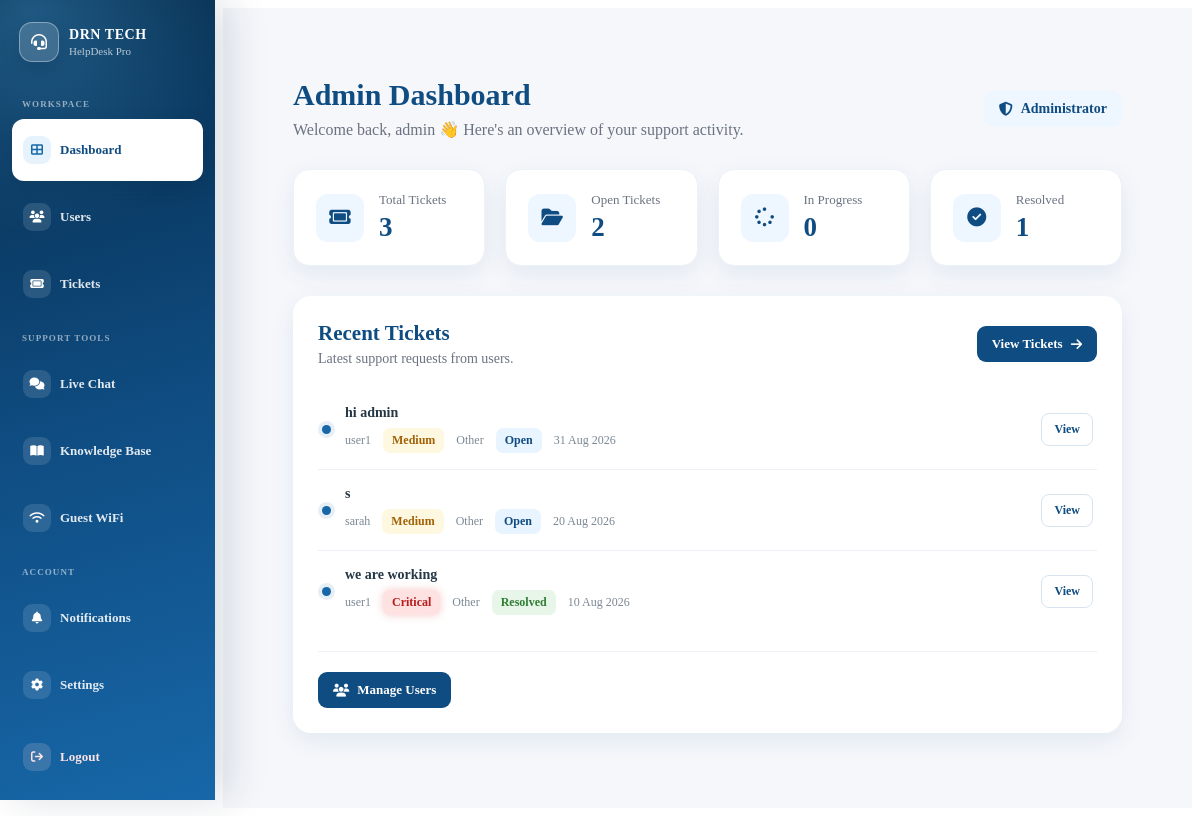
The app's page /admin (signed in) with its own data.
### app.py (models this page shows, shortened)
class User(UserMixin, db.Model):
    id = db.Column(
        db.Integer,
        primary_key=True,
    )
    username = db.Column(
        db.String(100),
        nullable=False,
    )
    email = db.Column(
        db.String(120),
        unique=True,
        nullable=False,
    )
    password = db.Column(
        db.String(255),
        nullable=False,
    )
    is_admin = db.Column(
        db.Boolean,
        default=False,
        nullable=False,
    )
    is_active = db.Column(
        db.Boolean,
        default=True,
        nullable=False,
    )

class Ticket(db.Model):
    id = db.Column(
        db.Integer,
        primary_key=True,
    )
    ticket_number = db.Column(
        db.Integer,
        nullable=False,
    )
    subject = db.Column(
        db.String(200),
        nullable=False,
    )
    description = db.Column(
        db.Text,
        nullable=False,
    )
    priority = db.Column(
        db.String(20),
        nullable=False,
        default="Medium",
    )
    category = db.Column(
        db.String(50),
        nullable=False,
        default="Other",
    )
    status = db.Column(
        db.String(20),
        nullable=False,
        default="Open",
    )
    created_at = db.Column(
        db.DateTime,
        default=datetime.utcnow,
    )
    user_id = db.Column(
        db.Integer,
        db.ForeignKey("user.id"),
        nullable=False,
    )
    user = db.relationship(
        "User",
        backref=db.backref(
            "tickets",
            lazy=True,
        ),
    )

### app.py (the view)
@app.route("/admin")
@admin_required
def admin_dashboard():
    total_tickets = Ticket.query.count()
    open_tickets = Ticket.query.filter_by(
        status="Open"
    ).count()
    in_progress_tickets = Ticket.query.filter_by(
        status="In Progress"
    ).count()
    resolved_tickets = Ticket.query.filter_by(
        status="Resolved"
    ).count()
    recent_tickets = Ticket.query.order_by(
        Ticket.created_at.desc()
    ).limit(10).all()
    return render_template(
        "admin/dashboard.html",
        total_tickets=total_tickets,
        open_tickets=open_tickets,
        in_progress_tickets=in_progress_tickets,
        resolved_tickets=resolved_tickets,
        recent_tickets=recent_tickets,
    )

### app.py (called while the page is built, shortened)
@login_manager.user_loader
def load_user(user_id):
    user = db.session.get(User, int(user_id))
    if not user:
        return None
    if not user.is_active:
        return None
    return user

def admin_required(f):
    @wraps(f)
    @login_required
    def decorated_function(*args, **kwargs):
        return f(*args, **kwargs)
    return decorated_function

def get_csrf_token():
    csrf_token = session.get("_csrf_token")
    if not csrf_token:
        csrf_token = token_urlsafe(32)
        session["_csrf_token"] = csrf_token
    return csrf_token

@app.before_request
def protect_post_requests():
    if request.method == "POST":
        validate_csrf_token()

@app.context_processor
def inject_notification_count():
    if not current_user.is_authenticated:
        return {
            "csrf_token": get_csrf_token(),
            "unread_notification_count": 0,
        }
    unread_notification_count = Notification.query.filter_by(
        recipient_id=current_user.id,
        is_read=False,
    ).count()
    return {
        "csrf_token": get_csrf_token(),
        "unread_notification_count": unread_notification_count,
    }

### templates/admin/dashboard.html (shortened to what this page needs)
{% extends "base.html" %}
{% block content %}
<div class="admin-page">
    <div class="admin-header">
        <div>
            <h1>Admin Dashboard</h1>
            <p>
                Welcome back, {{ current_user.username }} 👋
                Here's an overview of your support activity.
            </p>
        </div>
        <div class="admin-badge">
            <i class="fa-solid fa-shield-halved"></i>
            Administrator
        </div>
    </div>
    <div class="admin-stats">
        <div class="admin-stat-card">
            <div class="admin-stat-icon">
                <i class="fa-solid fa-ticket"></i>
            </div>
            <div>
                <span>Total Tickets</span>
                <strong>{{ total_tickets }}</strong>
            </div>
        </div>
        <div class="admin-stat-card">
            <div class="admin-stat-icon">
                <i class="fa-solid fa-folder-open"></i>
            </div>
            <div>
                <span>Open Tickets</span>
                <strong>{{ open_tickets }}</strong>
            </div>
        </div>
        <div class="admin-stat-card">
            <div class="admin-stat-icon">
                <i class="fa-solid fa-spinner"></i>
            </div>
            <div>
                <span>In Progress</span>
                <strong>{{ in_progress_tickets }}</strong>
            </div>
        </div>
        <div class="admin-stat-card resolved">
            <div class="admin-stat-icon">
                <i class="fa-solid fa-circle-check"></i>
            </div>
            <div>
                <span>Resolved</span>
                <strong>{{ resolved_tickets }}</strong>
            </div>
        </div>
    </div>
    <div class="admin-section">
        <div class="admin-section-header">
            <div>
                <h2>Recent Tickets</h2>
                <p>Latest support requests from users.</p>
            </div>
            <a href="{{ url_for('admin_tickets') }}" class="admin-view-btn">
                View Tickets
                <i class="fa-solid fa-arrow-right"></i>
            </a>
        </div>
        {% if recent_tickets %}
        <ul class="admin-ticket-list">
            {% for ticket in recent_tickets %}
            <li class="admin-ticket-list-item">
                <span class="ticket-bullet" aria-hidden="true"></span>
                <div class="admin-ticket-list-main">
                    <div class="admin-ticket-list-title">
                        <a href="{{ url_for('admin_ticket_details', ticket_id=ticket.id) }}">
                            {{ ticket.subject }}
                        </a>
                    </div>
                    <div class="admin-ticket-list-meta">
                        <span>{{ ticket.user.username }}</span>
                        <span class="priority-badge priority-{{ ticket.priority|lower }}">
                            {{ ticket.priority }}
                        </span>
                        <span>{{ ticket.category }}</span>
                        <span class="status-badge status-{{ ticket.status|lower|replace(' ', '-') }}">
                            {{ ticket.status }}
                        </span>
                        <span>
                            {% if ticket.created_at %}
                                {{ ticket.created_at.strftime("%d %b %Y") }}
                            {% else %}
                                —
                            {% endif %}
                        </span>
                    </div>
                </div>
                <a
                    href="{{ url_for('admin_ticket_details', ticket_id=ticket.id) }}"
                    class="admin-list-view-btn"
                >
                    View
                </a>
            </li>
            {% endfor %}
        </ul>
        {% else %}
        <div class="empty-admin-state">
            <i class="fa-solid fa-ticket"></i>
            <h3>No tickets yet</h3>
            <p>There are currently no support tickets in the system.</p>
        </div>
        {% endif %}
        <div class="admin-section-actions">
            <a href="{{ url_for('admin_users') }}" class="admin-view-btn">
                <i class="fa-solid fa-users"></i>
                Manage Users
            </a>
        </div>
    </div>
</div>
{% endblock %}

### static/css/dashboard.css (style rules this page uses)
.ticket-bullet { width: 9px; height: 9px; flex: 0 0 9px; border-radius: 50%; background: #1767A8; box-shadow: 0 0 0 4px rgba(23, 103, 168, 0.10); }

### static/css/admin.css (style rules this page uses)
.admin-page { padding: 30px; }
.admin-header { display: flex; justify-content: space-between; align-items: center; gap: 20px; margin-bottom: 30px; }
.admin-header h1 { margin: 0 0 8px; color: #0F4C81; font-size: 30px; }
.admin-header p { margin: 0; color: #6b7280; }
.admin-badge { display: inline-flex; align-items: center; gap: 8px; padding: 10px 15px; border-radius: 10px; background: #eef6ff; color: #0F4C81; font-size: 14px; font-weight: 600; }
.admin-stats { display: grid; grid-template-columns: repeat(4, 1fr); gap: 20px; margin-bottom: 30px; }
.admin-stat-card { display: flex; align-items: center; gap: 15px; background: #ffffff; padding: 22px; border-radius: 16px; box-shadow: 0 8px 25px rgba(15, 76, 129, 0.08); border: 1px solid #edf2f7; transition: 0.25s ease; }
.admin-stat-icon { width: 48px; height: 48px; display: flex; align-items: center; justify-content: center; border-radius: 12px; background: #eef6ff; color: #0F4C81; font-size: 19px; }
.admin-stat-card span { display: block; color: #6b7280; font-size: 13px; margin-bottom: 4px; }
.admin-stat-card strong { color: #0F4C81; font-size: 27px; }
.admin-section { background: #ffffff; border-radius: 18px; padding: 25px; box-shadow: 0 8px 25px rgba(15, 76, 129, 0.08); }
.admin-section-header { display: flex; justify-content: space-between; align-items: center; gap: 20px; margin-bottom: 22px; }
.admin-section-header h2 { margin: 0 0 5px; color: #0F4C81; font-size: 21px; }
.admin-section-header p { margin: 0; color: #6b7280; font-size: 14px; }
.admin-view-btn { display: inline-flex; align-items: center; gap: 8px; padding: 10px 15px; background: #0F4C81; color: #ffffff; border-radius: 9px; text-decoration: none; font-size: 13px; font-weight: 600; transition: 0.25s ease; }
.priority-badge { display: inline-block; padding: 5px 9px; border-radius: 7px; font-size: 12px; font-weight: 600; }
.priority-medium { background: #fff8e1; color: #a16207; }
.priority-critical { background: #fee2e2; color: #b91c1c; box-shadow: 0 0 8px rgba(220, 38, 38, 0.25); }
.status-badge { display: inline-block; padding: 5px 9px; border-radius: 7px; font-size: 12px; font-weight: 600; }
.status-open { background: #e8f4ff; color: #0F4C81; }
.status-resolved { background: #e8f5e9; color: #2e7d32; }
.admin-ticket-list { list-style: none; padding: 0; margin: 0; }
.admin-ticket-list-item { display: flex; align-items: center; gap: 14px; padding: 16px 4px; border-bottom: 1px solid #edf1f5; transition: background 0.2s ease; }
.admin-ticket-list-item:last-child { border-bottom: none; }
.ticket-bullet { width: 9px; height: 9px; flex: 0 0 9px; border-radius: 50%; background: #1767A8; box-shadow: 0 0 0 4px rgba(23, 103, 168, 0.10); }
.admin-ticket-list-main { flex: 1; min-width: 0; }
.admin-ticket-list-title { margin-bottom: 7px; }
.admin-ticket-list-title a { color: #263746; font-size: 14px; font-weight: 700; text-decoration: none; }
.admin-ticket-list-meta { display: flex; align-items: center; flex-wrap: wrap; gap: 8px 12px; color: #7a8794; font-size: 12px; }
.admin-list-view-btn { display: inline-flex; align-items: center; justify-content: center; padding: 8px 12px; border: 1px solid #d7e4ef; border-radius: 8px; background: #ffffff; color: #0F4C81; font-size: 12px; font-weight: 700; text-decoration: none; transition: all 0.2s ease; }
.admin-section-actions { margin-top: 20px; padding-top: 20px; border-top: 1px solid #edf1f5; }

### records on screen
User: username "admin"
Ticket: subject "hi admin", user.username "user1", priority "Medium", category "Other", status "Open", created_at "31 Aug 2026"
Ticket: subject "s", user.username "sarah", priority "Medium", category "Other", status "Open", created_at "20 Aug 2026"
Ticket: subject "we are working", user.username "user1", priority "Critical", category "Other", status "Resolved", created_at "10 Aug 2026"

### other values on screen
{{ total_tickets }} "3"
{{ open_tickets }} "2"
{{ in_progress_tickets }} "0"
{{ resolved_tickets }} "1"
